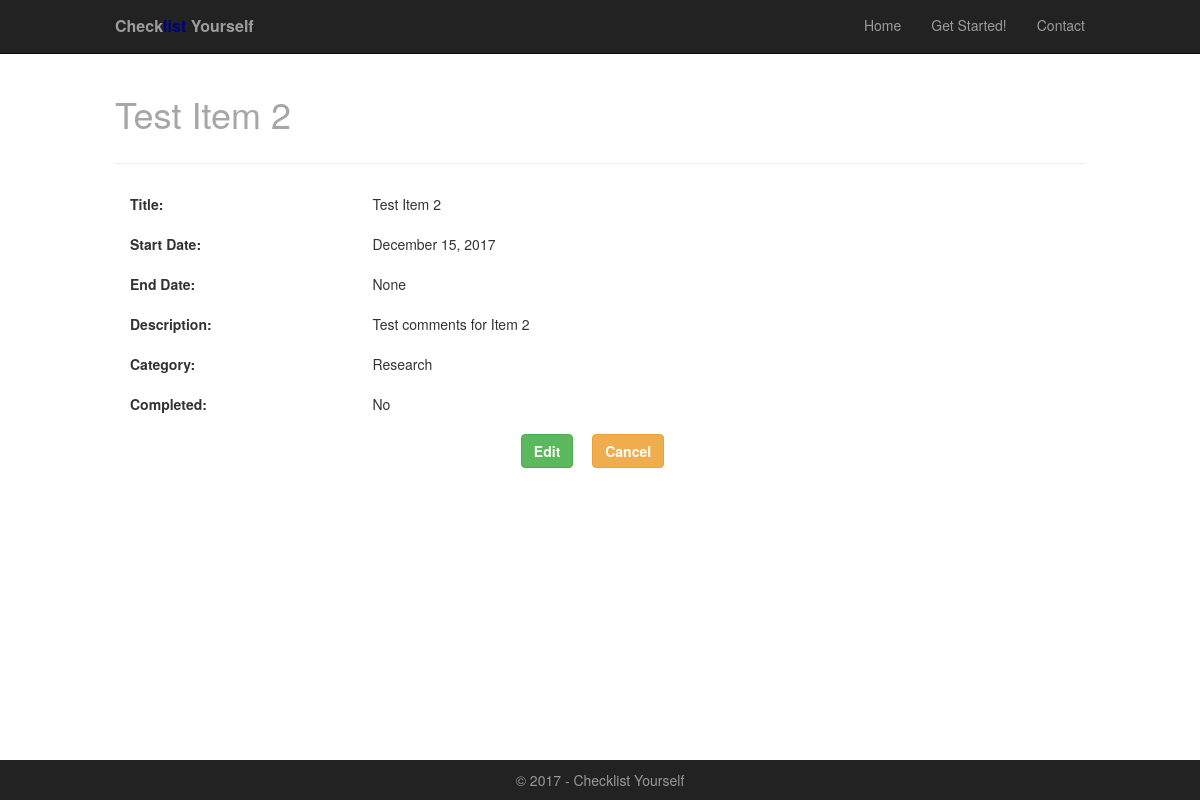
Page /checklist/2/ on the committed database.
### checklist/models.py (models this page shows, shortened)
class Checklist(models.Model):
    date_created = models.DateTimeField(auto_now_add=True)
    title = models.CharField(max_length=255)
    start_date = models.DateField(null=True, blank=True)
    end_date = models.DateField(null=True, blank=True)
    description = models.TextField(null=True, blank=True)
    category = models.ForeignKey(Category)
    completed = models.BooleanField(default=False)

class Category(models.Model):
    type = models.CharField(max_length=255)
    def __str__(self):
        return self.type

### checklist/views.py (the view)
# urls.py: url(r'^(?P<pk>\d+)/$', views.ChecklistDetailView.as_view(), name='detail'),
class ChecklistDetailView(DetailView):
    model = Checklist

### checklist/templates/checklist/checklist_detail.html (shortened to what this page needs)
{% extends 'layout.html' %}
{% load static from staticfiles %}
{% block css %}
<link rel="stylesheet" type="text/css" href="{% static 'css/form_style.css' %}" />
{% endblock %}
{% block content %}
<div class="container form-page">
	<div class='page-header'>
		<h1 class="hide-mobile"><span class="edit-item">{{ checklist.title }}</span></h1>
	</div>
    <div class="form-input">
        <div class="fieldWrapper row">
            <div class="col-xs-12 col-sm-3"><strong>Title:</strong></div>
            <div class="col-xs-12 col-sm-9">{{ checklist.title }}</div>
        </div>
        <div class="fieldWrapper row">
            <div class="col-xs-12 col-sm-3"><strong>Start Date:</strong></div>
            {% if checklist.start_date %}
                <div class="col-xs-12 col-sm-9">{{ checklist.start_date|date:'F j, Y' }}</div>
            {% else %}
                <div class="col-xs-12 col-sm-9">{{ checklist.start_date }}</div>
            {% endif %}
        </div>
        <div class="fieldWrapper row">
            <div class="col-xs-12 col-sm-3"><strong>End Date:</strong></div>
            {% if checklist.end_date %}
                <div class="col-xs-12 col-sm-9">{{ checklist.end_date|date:'F j, Y' }}</div>
            {% else %}
                <div class="col-xs-12 col-sm-9">{{ checklist.end_date }}</div>
            {% endif %}
        </div>
        <div class="fieldWrapper row">
            <div class="col-xs-12 col-sm-3"><strong>Description:</strong></div>
            <div class="col-xs-12 col-sm-9">{{ checklist.description }}</div>
        </div>
        {% if checklist.category %}
        <div class="fieldWrapper row">
            <div class="col-xs-12 col-sm-3"><strong>Category:</strong></div>
            <div class="col-xs-12 col-sm-9">{{ checklist.category }}</div>
        </div>
        {% endif %}
        <div class="fieldWrapper row">
            <div class="col-xs-12 col-sm-3"><strong>Completed:</strong></div>
            <div class="col-xs-12 col-sm-9">{% if checklist.completed %}Yes{% else %}No{% endif %}</div>
        </div>
	</div>
	<div class='text-center'>
		<div class='btn-grp'>
			<div class="btn btn-success"><a class="btn-add" href="{% url 'checklist:update' pk=checklist.pk %}">Edit</a></div>
			<div class="btn btn-warning"><a class="btn-add" href="\checklist">Cancel</a></div>
		</div>
	</div>
</div>
{% endblock %}

### assets/css/style.css (style rules this page uses)
* { box-sizing: border-box; }
html { position: relative; min-height: 100%; }
body { padding-bottom: 40px; }
.container { max-width: 1000px; margin-right: auto; margin-left: auto; }
.form-page { margin-bottom: 20px; }
.row { margin: 0; padding: 0; }
.page-header { margin-top: 15px; padding-bottom: 20px; font-weight: bold; }
.btn-add { color: white; font-weight: bold; }
.hide-mobile { display: block; }

### assets/css/form_style.css (style rules this page uses)
.edit-item { color: #a6a6a6; }
.fieldWrapper { padding-top: 10px; padding-bottom: 10px; }
.form-input { padding-bottom: 10px; }

### rows in the picture
Checklist: title "Test Item 2", start_date "December 15, 2017", end_date "None", description "Test comments for Item 2", category "Research"
